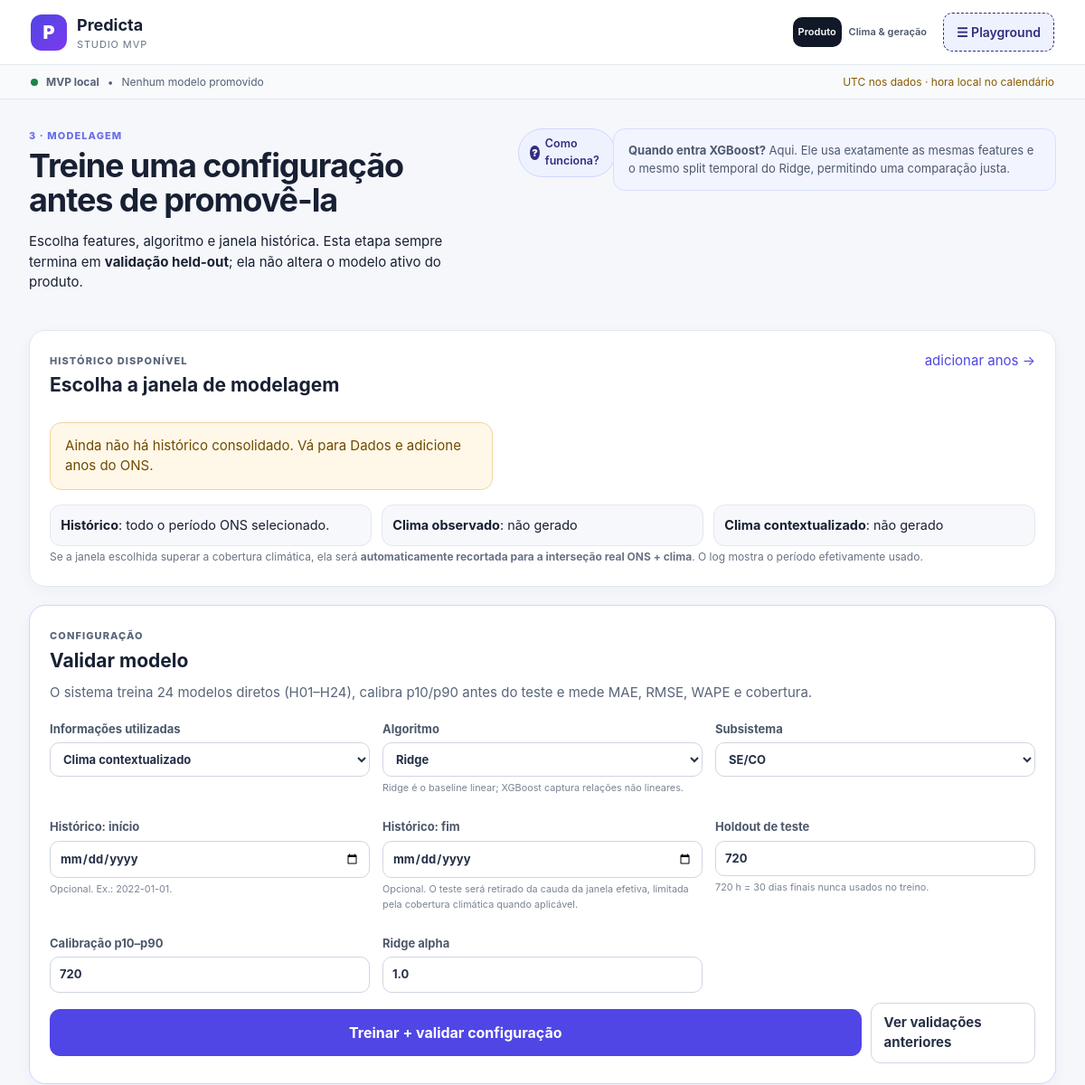
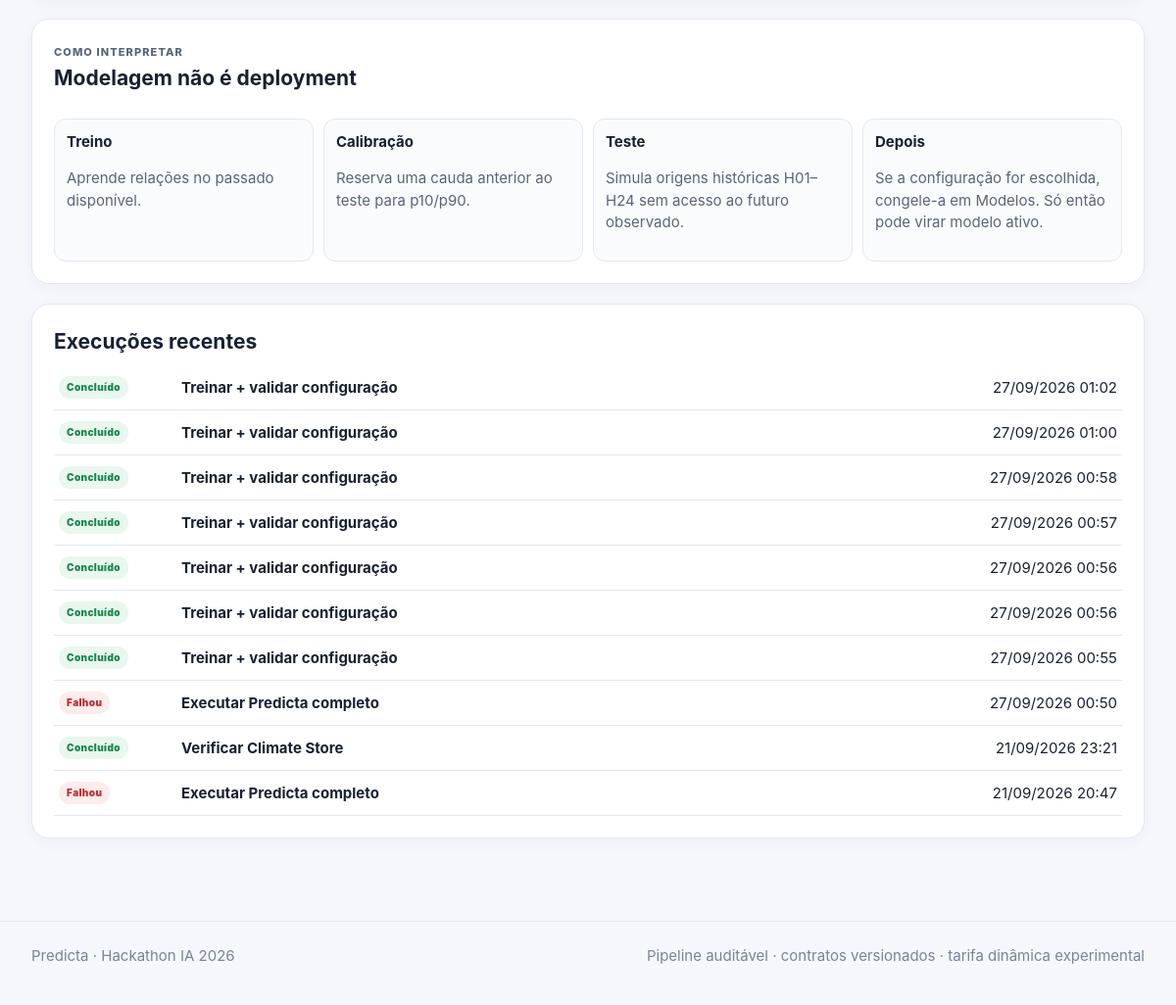
Screenshot of /modelagem/ with the database file from the repository (2 pictures, top to bottom).
### web/studio/models.py (models this page shows, shortened)
class PipelineRun(models.Model):
    STATUS_CHOICES = [
        ('PENDING', 'Pendente'),
        ('RUNNING', 'Executando'),
        ('SUCCESS', 'Concluído'),
        ('FAILED', 'Falhou'),
        ('CANCELLED', 'Cancelado'),
    ]
    id = models.UUIDField(primary_key=True, default=uuid.uuid4, editable=False)
    stage_id = models.CharField(max_length=80)
    stage_label = models.CharField(max_length=180)
    status = models.CharField(max_length=16, choices=STATUS_CHOICES, default='PENDING')
    parameters = models.JSONField(default=dict, blank=True)
    command = models.JSONField(default=list, blank=True)
    log_path = models.CharField(max_length=500, blank=True)
    pid = models.IntegerField(null=True, blank=True)
    return_code = models.IntegerField(null=True, blank=True)
    output_summary = models.JSONField(default=dict, blank=True)
    error_message = models.TextField(blank=True)
    created_at = models.DateTimeField(auto_now_add=True)
    started_at = models.DateTimeField(null=True, blank=True)
    finished_at = models.DateTimeField(null=True, blank=True)
    class Meta:
        ordering = ['-created_at']

### web/studio/views.py (the view)
# urls.py: path('modelagem/',views.modeling_page,name='modeling'),
def modeling_page(request):
    return render(request,'studio/modeling.html',{'page':'modeling','validate_stage':STAGE_MAP['validate_model'],'train_stage':STAGE_MAP['train_model'],'history':ons_history_context(),'recent_runs':_recent_runs(10)})

### web/studio/context_processors.py (called while the page is built)
def project_context(request):
    active = ProjectSetting.objects.filter(key='active_model').first()
    registry_path=Path(settings.PREDICTA_PROJECT_ROOT)/'models/demand/operational_registry.json'
    registry=None
    if registry_path.exists():
        try:registry=json.loads(registry_path.read_text(encoding='utf-8'))
        except Exception:registry=None
    return {
        'project_name': 'Predicta',
        'project_root': str(settings.PREDICTA_PROJECT_ROOT),
        'active_model_global': active.value if active else None,
        'operational_registry_global': registry,
        'pipeline_execution_enabled': settings.PREDICTA_ALLOW_PIPELINE_EXECUTION,
    }

### web/studio/services/history.py (called while the page is built, shortened)
def ons_history_context()->dict:
    years=[]
    if RAW.exists():
        for p in RAW.glob('BALANCO_ENERGIA_SUBSISTEMA_*.parquet'):
            m=re.search(r'_(\d{4})\.parquet$',p.name)
            if m: years.append(int(m.group(1)))
    years=sorted(set(years))
    ctx={'raw_years':years,'raw_year_count':len(years),'consolidated':LOAD.exists(),'subsystems':[]}
    ctx['climate_coverage']={}
    for exp,p in CLIMATE.items():
        item={'exists':p.exists()}
        ctx['climate_coverage'][exp]=item
    if REPORT.exists():
        try:ctx['manifest']=json.loads(REPORT.read_text(encoding='utf-8'))
        except Exception:pass
    return ctx

### web/studio/templatetags/date_display.py (called while the page is built)
def _parse_value(value):
    if isinstance(value, datetime):
        return value
    if isinstance(value, date):
        return value
    if not isinstance(value, str):
        return None
    return parse_datetime(value) or parse_date(value)

@register.simple_tag
def human_date(value):
    parsed = _parse_value(value)
    if parsed is None:
        return value if value not in (None, '') else '—'
    if isinstance(parsed, datetime):
        if timezone.is_aware(parsed):
            parsed = timezone.localtime(parsed)
        label = parsed.strftime('%d/%m/%Y %H:%M')
        machine_value = parsed.isoformat()
    else:
        label = parsed.strftime('%d/%m/%Y')
        machine_value = parsed.isoformat()
    return format_html('<time datetime="{}">{}</time>', machine_value, label)

### web/studio/views.py (called while the page is built)
def _recent_runs(limit=8):return PipelineRun.objects.all()[:limit]

### web/studio/templates/studio/modeling.html (shortened to what this page needs)
{% extends 'studio/base.html' %}
{% load date_display %}
{% block content %}
<section class="page-header"><div><p class="eyebrow">3 · Modelagem</p><h1>Treine uma configuração antes de promovê-la</h1><p>Escolha features, algoritmo e janela histórica. Esta etapa sempre termina em <b>validação held-out</b>; ela não altera o modelo ativo do produto.</p></div>
<details class="how-drawer"><summary>Como funciona?</summary></details>
<div class="info-callout"><b>Quando entra XGBoost?</b> Aqui. Ele usa exatamente as mesmas features e o mesmo split temporal do Ridge, permitindo uma comparação justa.</div></section>
<section class="panel">
  <div class="panel-head"><div><p class="eyebrow">Histórico disponível</p><h2>Escolha a janela de modelagem</h2></div><a href="{% url 'studio:data' %}">adicionar anos →</a></div>
  {% if history.consolidated %}<p><b>{% human_date history.start %}</b> → <b>{% human_date history.end %}</b> · {{ history.rows }} linhas consolidadas.</p>{% else %}<div class="warning-box">Ainda não há histórico consolidado. Vá para Dados e adicione anos do ONS.</div>{% endif %}
  <div class="coverage-row"><span><b>Histórico</b>: todo o período ONS selecionado.</span><span><b>Clima observado</b>: {% if history.climate_coverage.E2.exists %}{% human_date history.climate_coverage.E2.start %} → {% human_date history.climate_coverage.E2.end %}{% else %}não gerado{% endif %}</span><span><b>Clima contextualizado</b>: {% if history.climate_coverage.E3.exists %}{% human_date history.climate_coverage.E3.start %} → {% human_date history.climate_coverage.E3.end %}{% else %}não gerado{% endif %}</span></div>
  <small class="help-text">Se a janela escolhida superar a cobertura climática, ela será <b>automaticamente recortada para a interseção real ONS + clima</b>. O log mostra o período efetivamente usado.</small>
</section>
<section class="panel modeling-workbench">
  <div class="panel-head"><div><p class="eyebrow">Configuração</p><h2>Validar modelo</h2><p>O sistema treina 24 modelos diretos (H01–H24), calibra p10/p90 antes do teste e mede MAE, RMSE, WAPE e cobertura.</p></div></div>
  <form method="post" action="{% url 'studio:run_stage' validate_stage.id %}" id="modeling-form">{% csrf_token %}
    <div class="form-grid">
      <label class="field"><span>Informações utilizadas</span><select name="experiment"><option value="E3" selected>Clima contextualizado</option></select></label>
      <label class="field"><span>Algoritmo</span><select name="algorithm" id="algorithm-select"><option value="ridge">Ridge</option><option value="xgboost">XGBoost</option></select><small>Ridge é o baseline linear; XGBoost captura relações não lineares.</small></label>
      <label class="field"><span>Subsistema</span><select name="subsystem"><option value="SE/CO">SE/CO</option><option value="N">N</option><option value="NE">NE</option><option value="S">S</option></select></label>
      <label class="field"><span>Histórico: início</span><input type="date" name="history_start"><small>Opcional. Ex.: 2022-01-01.</small></label>
      <label class="field"><span>Histórico: fim</span><input type="date" name="history_end"><small>Opcional. O teste será retirado da cauda da janela efetiva, limitada pela cobertura climática quando aplicável.</small></label>
      <label class="field"><span>Holdout de teste</span><input type="number" name="test_hours" value="720"><small>720 h = 30 dias finais nunca usados no treino.</small></label>
      <label class="field"><span>Calibração p10–p90</span><input type="number" name="calibration_hours" value="720"></label>
      <label class="field ridge-param"><span>Ridge alpha</span><input type="number" step="0.1" name="alpha" value="1.0"></label>
    </div>
    <div class="modeling-actions"><button class="button primary large">Treinar + validar configuração</button><a class="button" href="{% url 'studio:validation' %}">Ver validações anteriores</a></div>
  </form>
</section>
<section class="panel"><div class="panel-head"><div><p class="eyebrow">Como interpretar</p><h2>Modelagem não é deployment</h2></div></div><div class="explain-grid"><div><b>Treino</b><p>Aprende relações no passado disponível.</p></div><div><b>Calibração</b><p>Reserva uma cauda anterior ao teste para p10/p90.</p></div><div><b>Teste</b><p>Simula origens históricas H01–H24 sem acesso ao futuro observado.</p></div><div><b>Depois</b><p>Se a configuração for escolhida, congele-a em Modelos. Só então pode virar modelo ativo.</p></div></div></section>
{% if recent_runs %}<section class="panel"><h2>Execuções recentes</h2><div class="run-list">{% for run in recent_runs %}<a href="{% url 'studio:run_detail' run.id %}" class="run-row"><span class="badge status-{{ run.status|lower }}">{{ run.get_status_display }}</span><b>{{ run.stage_label }}</b><span>{% human_date run.created_at %}</span></a>{% endfor %}</div></section>{% endif %}
{% endblock %}

### web/studio/static/studio/css/app.css (style rules this page uses)
:root { --bg:#f5f7fb;--panel:#fff;--ink:#182033;--muted:#697386;--line:#e3e8f0; --brand:#4f46e5;--brand2:#312e81;--ok:#18864b;--warn:#a86400;--bad:#bd2c2c;--soft:#eef2ff; --shadow:0 8px 28px rgba(32,42,68,.08);--radius:18px; }
* { box-sizing:border-box }
body { margin:0;background:var(--bg);color:var(--ink);font:15px/1.5 Inter,ui-sans-serif,system-ui,-apple-system,BlinkMacSystemFont,"Segoe UI",sans-serif }
a { color:var(--brand);text-decoration:none }
button,input,select { font:inherit }
.hero,.page-header { display:flex;justify-content:space-between;gap:28px;align-items:flex-start;margin:4px 0 26px }
.hero h1,.page-header h1 { margin:2px 0 8px;font-size:clamp(28px,3vw,46px);line-height:1.08;letter-spacing:-.03em }
.eyebrow { text-transform:uppercase;letter-spacing:.1em;font-size:11px;font-weight:800;color:#6b6fe5;margin:0 0 5px }
.button { border:1px solid #cfd6e3;background:#fff;color:#283246;padding:10px 14px;border-radius:11px;font-weight:700;cursor:pointer;display:inline-flex;align-items:center;justify-content:center;gap:7px }
.button.primary { background:var(--brand);border-color:var(--brand);color:white }
.button.large { padding:13px 18px;font-size:16px;width:100% }
.panel { background:var(--panel);border:1px solid var(--line);border-radius:var(--radius);padding:22px;box-shadow:0 4px 16px rgba(40,55,90,.04);margin-bottom:20px }
.panel h2 { margin:0 0 9px;font-size:21px }
.panel p { color:#596579 }
.panel-head { display:flex;align-items:flex-start;justify-content:space-between;gap:20px;margin-bottom:16px }
.panel-head p { margin:3px 0 }
.help-text { color:var(--muted);font-size:12px }
.run-list { display:flex;flex-direction:column }
.run-row { display:grid;grid-template-columns:110px 1fr auto;align-items:center;gap:15px;padding:11px 5px;border-bottom:1px solid var(--line);color:var(--ink) }
.badge { display:inline-flex;align-items:center;width:max-content;border-radius:999px;padding:4px 8px;background:#eef1f5;color:#536174;font-size:10px;font-weight:900;letter-spacing:.04em }
.status-success,.stage-done { background:#e9f7ee;color:var(--ok) }
.status-failed,.stage-blocked { background:#fdecec;color:var(--bad) }
.info-callout,.warning-box,.method-box,.error-box { padding:14px 16px;border-radius:13px;background:#f2f5ff;border:1px solid #d8deff;max-width:490px;color:#4e5870 }
.warning-box { background:#fff8e8;border-color:#f1d49e;color:#704a00 }
.info-callout { font-size:13px }
.field { display:flex;flex-direction:column;gap:5px;margin:0 0 11px;font-size:13px;font-weight:700;color:#4d586c }
.field input,.field select { border:1px solid #cfd6e1;background:white;border-radius:10px;padding:9px 10px;min-width:0;color:#253047 }
.field small { font-weight:400;color:#7a8495 }
.form-grid { display:grid;grid-template-columns:repeat(3,1fr);gap:14px }
.schema-grid,.explain-grid { display:grid;grid-template-columns:repeat(4,1fr);gap:10px }
.schema-grid>div,.explain-grid>div { padding:12px;border:1px solid var(--line);border-radius:12px;background:#fafbfc }
.modeling-workbench { border-color:#cfd5ff }
.modeling-actions { display:flex;gap:10px;align-items:center }
.coverage-row { display:grid;grid-template-columns:repeat(3,minmax(0,1fr));gap:.7rem;margin-top:1rem }
.coverage-row span { border:1px solid var(--line,#d8dce6);border-radius:12px;padding:.7rem;background:var(--panel-soft,#f7f8fb);font-size:.9rem }
html { overflow-x:clip }
.product-layout>*,.two-col>*,.page-header>*,.panel-head>* { min-width:0 }
.how-drawer { display:inline-block }
.how-drawer>summary { list-style:none;cursor:pointer;display:inline-flex;align-items:center;gap:6px;padding:7px 12px;border-radius:999px;border:1px solid #cfd7ff;background:#eef2ff;color:var(--brand2);font-weight:600;font-size:12.5px }
.how-drawer>summary::before { content:'?';display:grid;place-items:center;width:16px;height:16px;border-radius:50%;background:var(--brand2);color:#fff;font-size:11px;font-weight:900 }

### rows the page displays
PipelineRun: status "Concluído", stage_label "Treinar + validar configuração", created_at "27/09/2026 01:02"
PipelineRun: status "Concluído", stage_label "Treinar + validar configuração", created_at "27/09/2026 01:00"
PipelineRun: status "Concluído", stage_label "Treinar + validar configuração", created_at "27/09/2026 00:58"
PipelineRun: status "Concluído", stage_label "Treinar + validar configuração", created_at "27/09/2026 00:57"
PipelineRun: status "Concluído", stage_label "Treinar + validar configuração", created_at "27/09/2026 00:56"
PipelineRun: status "Concluído", stage_label "Treinar + validar configuração", created_at "27/09/2026 00:56"
PipelineRun: status "Concluído", stage_label "Treinar + validar configuração", created_at "27/09/2026 00:55"
PipelineRun: status "Falhou", stage_label "Executar Predicta completo", created_at "27/09/2026 00:50"
PipelineRun: status "Concluído", stage_label "Verificar Climate Store", created_at "21/09/2026 23:21"
PipelineRun: status "Falhou", stage_label "Executar Predicta completo", created_at "21/09/2026 20:47"
